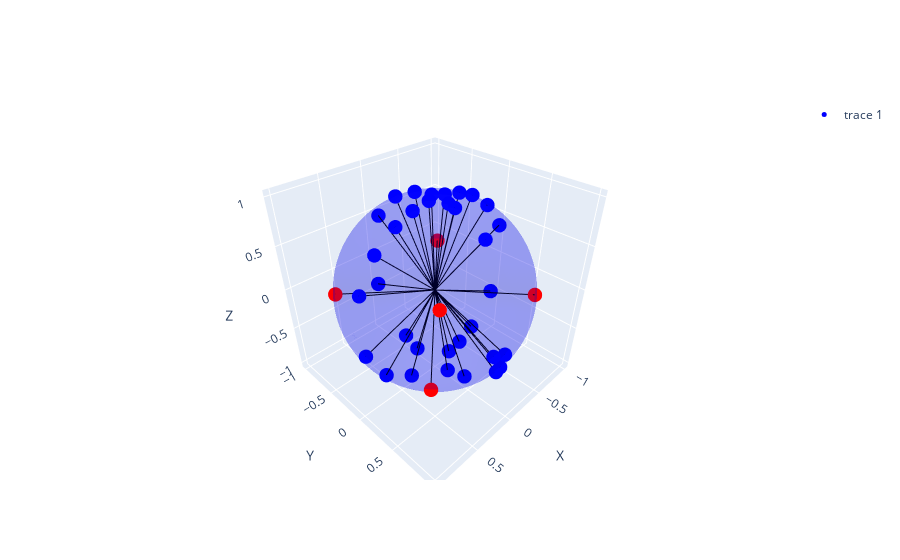

Write notebook code for a chart like this one.
### Code cell
# Example usage:
ADDITIONAL_CALIBRATION_SUGGESTIONS = 5
plot_pitch_list, plot_roll_list, plot_yaw_list = tools.rotation_to_pitch_and_roll(rotation_list)
plot_color_list = ['blue']*len(plot_pitch_list)
for i in range(ADDITIONAL_CALIBRATION_SUGGESTIONS):
    new_roll, new_pitch, new_yaw = tools.find_largest_gap(plot_pitch_list, plot_roll_list, plot_yaw_list)
    print(f"{i+1}. New Calibration: Pitch = {new_pitch:.4f}, Roll = {new_roll:.4f}, Yaw = {new_yaw:.4f}")
    # Add the new rotation to the list
    plot_pitch_list.append(new_pitch)
    plot_roll_list.append(new_roll)
    plot_yaw_list.append(new_yaw)
    plot_color_list.append('red')
tools.plot_rotations_on_sphere(plot_pitch_list, plot_roll_list, plot_yaw_list, plot_color_list)

### Figure 1 — Plotly figure (JSON) as saved in the notebook; plotly's stock layout.template omitted (floating-point values rounded to 4 significant figures; data arrays with more than 128 entries replaced by an {"elided": "..."} marker saying what was removed)
{"data": [{"colorscale": [[0, "blue"], [1, "blue"]], "opacity": 0.1, "showscale": false, "type": "surface", "x": {"elided": "100x100 float values"}, "y": {"elided": "100x100 float values"}, "z": {"elided": "100x100 float values"}}, {"marker": {"color": ["blue", "blue", "blue", "blue", "blue", "blue", "blue", "blue", "blue", "blue", "blue", "blue", "blue", "blue", "blue", "blue", "blue", "blue", "blue", "blue", "blue", "blue", "blue", "blue", "blue", "blue", "blue", "blue", "blue", "blue", "blue", "blue", "blue", "red", "red", "red", "red", "red"], "size": 5}, "mode": "markers", "type": "scatter3d", "x": [0.01149, -0.003063, 0.002085, -0.01396, -0.01218, -0.1087, -0.3018, -0.4889, -0.7153, -0.9098, 0.0888, 0.001416, 0.2768, 0.4737, 0.7094, 0.9154, -0.2242, -0.3863, -0.5855, -0.893, 0.3684, 0.6632, 0.003156, 0.9772, 0.2526, 0.1098, 0.08268, 0.01103, 0.01062, 0.0006341, -0.01738, -0.005148, -0.01297, -0.7253, 0.7326, -0.6852, 0.6094, 0.6373], "y": [-0.2806, 0.2349, 0.5898, -0.5631, -0.8525, 0.01097, 0.01236, 0.01211, 0.02339, 0.05066, 0.01004, 0.195, 0.005807, 0.003494, -0.002052, 0.0163, -2.746e-17, 0.01171, 0.01234, 0.0224, 0.01271, -0.03794, 0.4406, 0.1053, 0.9627, 0.9821, 0.9278, -0.4724, -0.9288, 0.8319, -0.06271, 0.1572, -0.28, -0.6884, -0.6802, 0.7275, 0.6592, 0.5832], "z": [-0.9597, 0.972, 0.8076, 0.8263, 0.5226, 0.994, 0.9533, 0.8723, 0.6984, 0.412, 0.996, -0.9808, 0.9609, 0.8807, 0.7048, 0.4022, -0.9745, -0.9223, -0.8106, -0.4495, -0.9296, -0.7475, -0.8977, -0.1845, -0.09702, -0.1531, -0.3638, -0.8813, -0.3705, -0.5549, 0.9979, 0.9876, 0.9599, 0.008475, -0.02596, -0.03718, 0.4405, -0.5037]}, {"line": {"color": "black", "width": 2}, "mode": "lines", "showlegend": false, "type": "scatter3d", "x": [0, 0.01149], "y": [0, -0.2806], "z": [0, -0.9597]}, {"line": {"color": "black", "width": 2}, "mode": "lines", "showlegend": false, "type": "scatter3d", "x": [0, -0.003063], "y": [0, 0.2349], "z": [0, 0.972]}, {"line": {"color": "black", "width": 2}, "mode": "lines", "showlegend": false, "type": "scatter3d", "x": [0, 0.002085], "y": [0, 0.5898], "z": [0, 0.8076]}, {"line": {"color": "black", "width": 2}, "mode": "lines", "showlegend": false, "type": "scatter3d", "x": [0, -0.01396], "y": [0, -0.5631], "z": [0, 0.8263]}, {"line": {"color": "black", "width": 2}, "mode": "lines", "showlegend": false, "type": "scatter3d", "x": [0, -0.01218], "y": [0, -0.8525], "z": [0, 0.5226]}, {"line": {"color": "black", "width": 2}, "mode": "lines", "showlegend": false, "type": "scatter3d", "x": [0, -0.1087], "y": [0, 0.01097], "z": [0, 0.994]}, {"line": {"color": "black", "width": 2}, "mode": "lines", "showlegend": false, "type": "scatter3d", "x": [0, -0.3018], "y": [0, 0.01236], "z": [0, 0.9533]}, {"line": {"color": "black", "width": 2}, "mode": "lines", "showlegend": false, "type": "scatter3d", "x": [0, -0.4889], "y": [0, 0.01211], "z": [0, 0.8723]}, {"line": {"color": "black", "width": 2}, "mode": "lines", "showlegend": false, "type": "scatter3d", "x": [0, -0.7153], "y": [0, 0.02339], "z": [0, 0.6984]}, {"line": {"color": "black", "width": 2}, "mode": "lines", "showlegend": false, "type": "scatter3d", "x": [0, -0.9098], "y": [0, 0.05066], "z": [0, 0.412]}, {"line": {"color": "black", "width": 2}, "mode": "lines", "showlegend": false, "type": "scatter3d", "x": [0, 0.0888], "y": [0, 0.01004], "z": [0, 0.996]}, {"line": {"color": "black", "width": 2}, "mode": "lines", "showlegend": false, "type": "scatter3d", "x": [0, 0.001416], "y": [0, 0.195], "z": [0, -0.9808]}, {"line": {"color": "black", "width": 2}, "mode": "lines", "showlegend": false, "type": "scatter3d", "x": [0, 0.2768], "y": [0, 0.005807], "z": [0, 0.9609]}, {"line": {"color": "black", "width": 2}, "mode": "lines", "showlegend": false, "type": "scatter3d", "x": [0, 0.4737], "y": [0, 0.003494], "z": [0, 0.8807]}, {"line": {"color": "black", "width": 2}, "mode": "lines", "showlegend": false, "type": "scatter3d", "x": [0, 0.7094], "y": [0, -0.002052], "z": [0, 0.7048]}, {"line": {"color": "black", "width": 2}, "mode": "lines", "showlegend": false, "type": "scatter3d", "x": [0, 0.9154], "y": [0, 0.0163], "z": [0, 0.4022]}, {"line": {"color": "black", "width": 2}, "mode": "lines", "showlegend": false, "type": "scatter3d", "x": [0, -0.2242], "y": [0, -2.746e-17], "z": [0, -0.9745]}, {"line": {"color": "black", "width": 2}, "mode": "lines", "showlegend": false, "type": "scatter3d", "x": [0, -0.3863], "y": [0, 0.01171], "z": [0, -0.9223]}, {"line": {"color": "black", "width": 2}, "mode": "lines", "showlegend": false, "type": "scatter3d", "x": [0, -0.5855], "y": [0, 0.01234], "z": [0, -0.8106]}, {"line": {"color": "black", "width": 2}, "mode": "lines", "showlegend": false, "type": "scatter3d", "x": [0, -0.893], "y": [0, 0.0224], "z": [0, -0.4495]}, {"line": {"color": "black", "width": 2}, "mode": "lines", "showlegend": false, "type": "scatter3d", "x": [0, 0.3684], "y": [0, 0.01271], "z": [0, -0.9296]}, {"line": {"color": "black", "width": 2}, "mode": "lines", "showlegend": false, "type": "scatter3d", "x": [0, 0.6632], "y": [0, -0.03794], "z": [0, -0.7475]}, {"line": {"color": "black", "width": 2}, "mode": "lines", "showlegend": false, "type": "scatter3d", "x": [0, 0.003156], "y": [0, 0.4406], "z": [0, -0.8977]}, {"line": {"color": "black", "width": 2}, "mode": "lines", "showlegend": false, "type": "scatter3d", "x": [0, 0.9772], "y": [0, 0.1053], "z": [0, -0.1845]}, {"line": {"color": "black", "width": 2}, "mode": "lines", "showlegend": false, "type": "scatter3d", "x": [0, 0.2526], "y": [0, 0.9627], "z": [0, -0.09702]}, {"line": {"color": "black", "width": 2}, "mode": "lines", "showlegend": false, "type": "scatter3d", "x": [0, 0.1098], "y": [0, 0.9821], "z": [0, -0.1531]}, {"line": {"color": "black", "width": 2}, "mode": "lines", "showlegend": false, "type": "scatter3d", "x": [0, 0.08268], "y": [0, 0.9278], "z": [0, -0.3638]}, {"line": {"color": "black", "width": 2}, "mode": "lines", "showlegend": false, "type": "scatter3d", "x": [0, 0.01103], "y": [0, -0.4724], "z": [0, -0.8813]}, {"line": {"color": "black", "width": 2}, "mode": "lines", "showlegend": false, "type": "scatter3d", "x": [0, 0.01062], "y": [0, -0.9288], "z": [0, -0.3705]}, {"line": {"color": "black", "width": 2}, "mode": "lines", "showlegend": false, "type": "scatter3d", "x": [0, 0.0006341], "y": [0, 0.8319], "z": [0, -0.5549]}, {"line": {"color": "black", "width": 2}, "mode": "lines", "showlegend": false, "type": "scatter3d", "x": [0, -0.01738], "y": [0, -0.06271], "z": [0, 0.9979]}, {"line": {"color": "black", "width": 2}, "mode": "lines", "showlegend": false, "type": "scatter3d", "x": [0, -0.005148], "y": [0, 0.1572], "z": [0, 0.9876]}, {"line": {"color": "black", "width": 2}, "mode": "lines", "showlegend": false, "type": "scatter3d", "x": [0, -0.01297], "y": [0, -0.28], "z": [0, 0.9599]}, {"line": {"color": "black", "width": 2}, "mode": "lines", "showlegend": false, "type": "scatter3d", "x": [0, -0.7253], "y": [0, -0.6884], "z": [0, 0.008475]}, {"line": {"color": "black", "width": 2}, "mode": "lines", "showlegend": false, "type": "scatter3d", "x": [0, 0.7326], "y": [0, -0.6802], "z": [0, -0.02596]}, {"line": {"color": "black", "width": 2}, "mode": "lines", "showlegend": false, "type": "scatter3d", "x": [0, -0.6852], "y": [0, 0.7275], "z": [0, -0.03718]}, {"line": {"color": "black", "width": 2}, "mode": "lines", "showlegend": false, "type": "scatter3d", "x": [0, 0.6094], "y": [0, 0.6592], "z": [0, 0.4405]}, {"line": {"color": "black", "width": 2}, "mode": "lines", "showlegend": false, "type": "scatter3d", "x": [0, 0.6373], "y": [0, 0.5832], "z": [0, -0.5037]}], "layout": {"scene": {"xaxis": {"title": {"text": "X"}}, "yaxis": {"title": {"text": "Y"}}, "zaxis": {"title": {"text": "Z"}}}}}
